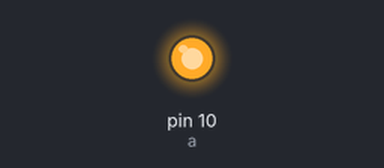
Recording of a sketch running on a simulated Arduino Uno, built with avr-gcc and run on an emulated ATmega328P. On the bench: output pins drawn as LEDs (lit = HIGH).

Above: at 0.15 s.
At 6.1 s:
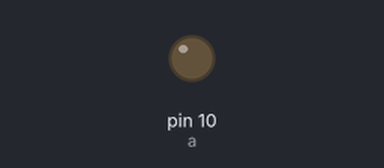
Timing chart, 0 to 9.4 s (numbered marks = the images above):
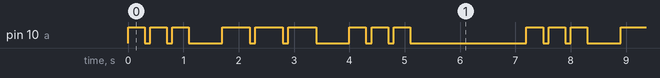

Measured:
- by itself, pin 10 (a): repeats every 7.2 s: 2 × (LOW 0.10 s, HIGH 0.30 s), LOW 0.60 s, 2 × (HIGH 0.50 s, LOW 0.10 s), HIGH 0.50 s, LOW 0.60 s, 2 × (HIGH 0.30 s, LOW 0.10 s), HIGH 0.30 s, LOW 2.1 s, HIGH 0.30 s
- by itself, everything shown: repeats every 7.2 s, in 18 steps

The sketch:

sketch_feb13a.ino
```cpp
int a = 10;
void setup() {
  // put your setup code here, to run once:

  pinMode(a, OUTPUT);
}

void loop() {
  for(int i = 0; i < 3;i++){
  digitalWrite(a, HIGH);
  delay(300);
  digitalWrite(a, LOW);
  delay(100);
  }
  delay (500);
  for(int i = 0; i < 3;i++){
  digitalWrite(a, HIGH);
  delay(500);
  digitalWrite(a, LOW);
  delay(100);
  }

  delay (500);
  for(int i = 0; i < 3;i++){
  digitalWrite(a, HIGH);
  delay(300);
  digitalWrite(a, LOW);
  delay(100);
  }
  delay(2000);
}
```
